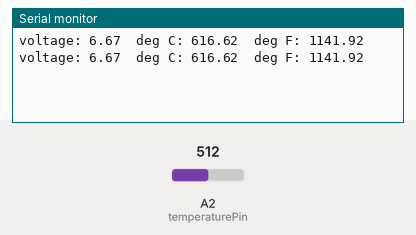
Recording of a sketch running on a simulated Arduino Uno, built with avr-gcc and run on an emulated ATmega328P. Shown: the last lines printed to the serial monitor. The test bench sets the inputs (shaded band); at power-on: A2 (temperaturePin) = 512.

Above: at 1.8 s.
1.9 s: A2 (temperaturePin) set to 716
At 2.8 s:
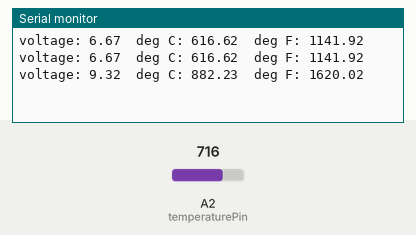
3.4 s: A2 (temperaturePin) set to 900
At 4.6 s:
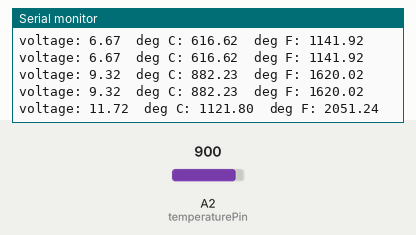
Timing chart, 0 to 6.4 s (numbered marks = the images above; inputs shaded):
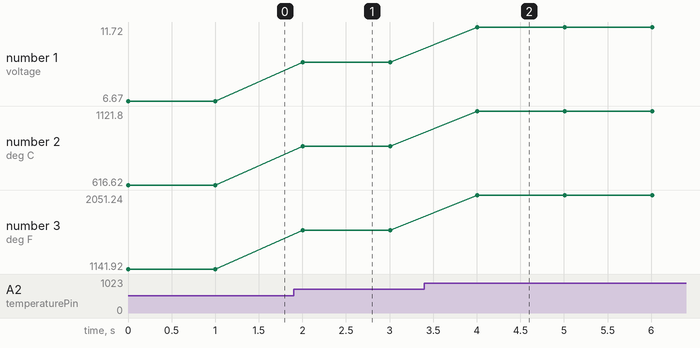

The sketch:

1.18_sensor_temp_tmp35.ino
```cpp
// We'll use analog input 0 to measure the temperature sensor's
// signal pin.

const int temperaturePin = A2;


void setup(){

  Serial.begin(9600);
}


void loop()
{


  float voltage, degreesC, degreesF;


  voltage = getVoltage(temperaturePin);


  degreesC = (voltage - 0.5) * 100.0;


  degreesF = degreesC * (9.0/5.0) + 32.0;


  Serial.print("voltage: ");
  Serial.print(voltage);
  Serial.print("  deg C: ");
  Serial.print(degreesC);
  Serial.print("  deg F: ");
  Serial.println(degreesF);

  delay(1000); // repeat once per second (change as you wish!)
}


float getVoltage(int pin)
{

  return (analogRead(pin) * 0.01302); //calibração nova!!

}
```

Measured:
- after the input at 1.9 s, the serial monitor: prints a new line after 0.10 s (image 1)
- after the input at 3.4 s, the serial monitor: prints a new line after 0.61 s (image 2)
- plotted number 1: 6.67 → 9.32 after the input at 1.9 s, 9.32 → 11.72 after the input at 3.4 s
- plotted number 2: 616.62 → 882.23 after the input at 1.9 s, 882.23 → 1121.8 after the input at 3.4 s
- plotted number 3: 1141.92 → 1620.02 after the input at 1.9 s, 1620.02 → 2051.24 after the input at 3.4 s
